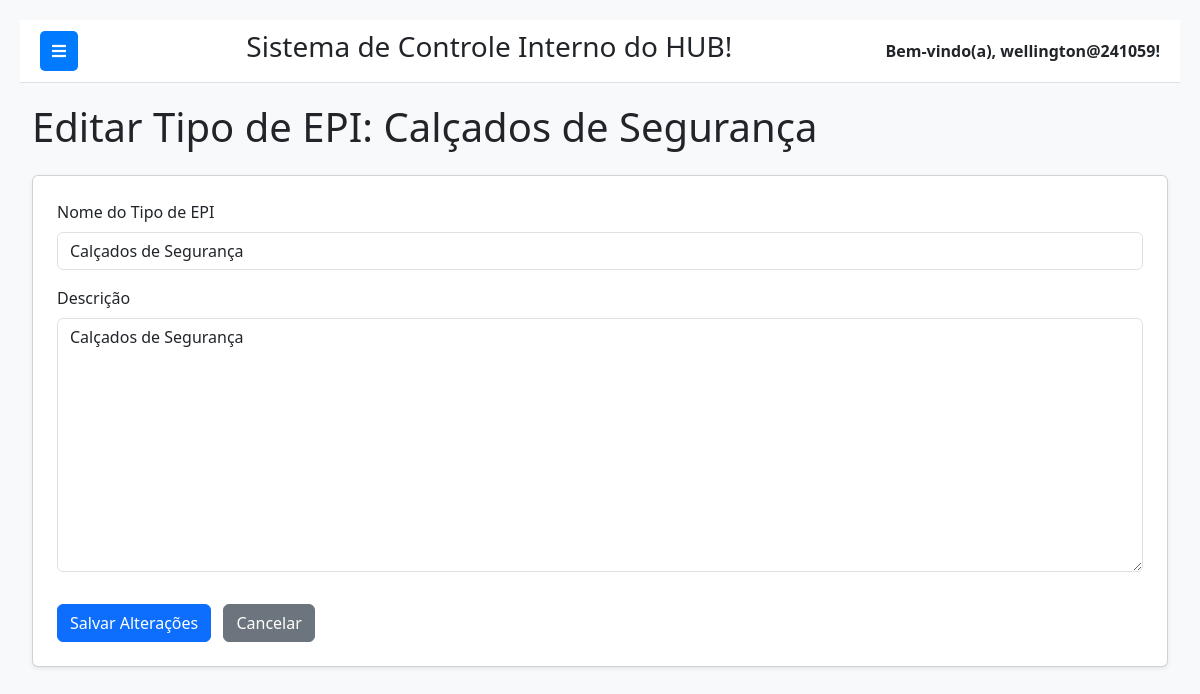
Page /epis/tipos/editar/1/ (signed in) on the committed database.
### epi/models.py (models this page shows, shortened)
class TipoEPI(models.Model):
    nome = models.CharField(max_length=100, unique=True, verbose_name="Tipo de EPI")
    descricao = models.TextField(blank=True, null=True, verbose_name="Descrição do Tipo")
    class Meta:
        verbose_name = "Tipo de EPI"
        verbose_name_plural = "Tipos de EPI"
        ordering = ['nome']

### epi/views.py (the view)
# urls.py: path('tipos/editar/<int:pk>/', views.editar_tipo_epi, name='editar_tipo_epi'),
@login_required
def editar_tipo_epi(request, pk):
    tipo_epi = get_object_or_404(TipoEPI, pk=pk)
    if request.method == 'POST':
        form = TipoEPIForm(request.POST, instance=tipo_epi)
        if form.is_valid():
            form.save()
            messages.success(request, f'Tipo de EPI "{tipo_epi.nome}" atualizado com sucesso!')
            return redirect('listar_tipos_epi')
        else:
            messages.error(request, 'Erro ao atualizar Tipo de EPI. Verifique os campos.')
    else:
        form = TipoEPIForm(instance=tipo_epi)
    context = {
        'form': form,
        'tipo_epi': tipo_epi,
        'active_page': 'tipos_epi',
    }
    return render(request, 'epi/editar_tipo_epi.html', context)

### epi/forms.py
class TipoEPIForm(forms.ModelForm):
    class Meta:
        model = TipoEPI
        fields = ['nome', 'descricao']
        labels = {
            'nome': 'Nome do Tipo de EPI',
            'descricao': 'Descrição',
        }

### epi/templates/epi/editar_tipo_epi.html (shortened to what this page needs)
{% extends 'base.html' %}
{% load widget_tweaks %}
{% block content %}
    <h1 class="mb-4">Editar Tipo de EPI: {{ tipo_epi.nome }}</h1>
    <div class="card p-4 shadow-sm">
        <form method="post">
            {% for field in form %}
                <div class="mb-3">
                    <label for="{{ field.id_for_label }}" class="form-label">{{ field.label }}</label>
                    {% render_field field class="form-control" %}
                </div>
            {% endfor %}
            <button type="submit" class="btn btn-primary mt-3">Salvar Alterações</button>
            <a href="{% url 'listar_tipos_epi' %}" class="btn btn-secondary mt-3 ms-2">Cancelar</a>
        </form>
    </div>
{% endblock %}

### templates/base.html (shortened to what this page needs)
{% load static %}
<!DOCTYPE html>
<html lang="pt-br">
<head>
    <link href="https://cdn.jsdelivr.net/npm/bootstrap@5.3.3/dist/css/bootstrap.min.css" rel="stylesheet">
    <link rel="stylesheet" href="https://cdnjs.cloudflare.com/ajax/libs/font-awesome/5.15.4/css/all.min.css" />
</head>
<body>
    <div class="main-content" id="main-content">
        <div class="navbar-top">
            <button class="toggle-btn" id="sidebarToggle">
                <i class="fas fa-bars"></i>
            </button>
            <div class="system-name">
                <h3>Sistema de Controle Interno do HUB!</h3>
            </div>
            <div class="user-info">
                Bem-vindo(a), {{ request.user.username }}!
            </div>
        </div>
        <div class="container-fluid">
            {% block content %}
            {% endblock %}
        </div>
    </div>
</body>
</html>

### templates/base.html (style rules this page uses)
body { display: flex; min-height: 100vh; background-color: #f8f9fa; }
.main-content { flex-grow: 1; padding: 20px; transition: margin-left 0.3s ease-in-out; margin-left: 0; }
.navbar-top { background-color: #ffffff; border-bottom: 1px solid #dee2e6; padding: 10px 20px; display: flex; justify-content: space-between; align-items: center; margin-bottom: 20px; }
.navbar-top .user-info { font-weight: bold; }
.toggle-btn { background-color: #007bff; color: white; border: none; padding: 8px 12px; border-radius: 5px; cursor: pointer; margin-right: 15px; }

### rows in the picture
TipoEPI: nome "Calçados de Segurança", nome "Calçados de Segurança" "Calçados de Segurança"

### other values in the picture
{{ request.user.username }} "wellington@241059"
{{ field.label }} "Nome do Tipo de EPI" "Descrição"
